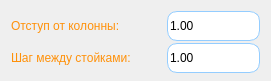
           <widget class="QWidget" name="dop_infa_for_sl_tp3_widget" native="true">
            <property name="minimumSize">
             <size>
              <width>271</width>
              <height>81</height>
             </size>
            </property>
            <property name="maximumSize">
             <size>
              <width>16777215</width>
              <height>81</height>
             </size>
            </property>
            <property name="styleSheet">
             <string notr="true">color:rgb(255, 145, 10);</string>
            </property>
            <layout class="QFormLayout" name="formLayout_7">
             <item row="0" column="1">
              <widget class="QDoubleSpinBox" name="size_to_sl_doubleSpinBox">
               <property name="minimumSize">
                <size>
                 <width>0</width>
                 <height>30</height>
                </size>
               </property>
               <property name="maximumSize">
                <size>
                 <width>16777215</width>
                 <height>30</height>
                </size>
               </property>
               <property name="styleSheet">
                <string notr="true">QDoubleSpinBox{
    background-color:white;
	border : 1px solid;
	border-color:rgb(148, 205, 255);
    border-radius: 10%;
	color:black;
	font: 14pt &quot;Times New Roman&quot;;
 }

QDoubleSpinBox:focus{
	border : 1px solid;
     border-color:rgb(137, 198, 255);
	 color:black;
 }
QDoubleSpinBox::up-button {
 	border-radius: 8%;	
	height: 15;
	width: 15;
    subcontrol-position: top right; /* position at the top right corner */

}
QDoubleSpinBox::up-button:hover {
	background:qlineargradient(spread:pad, x1:0, y1:0.483, x2:1, y2:0.460227, stop:0 rgba(122, 218, 99, 104), stop:1 rgba(118, 255, 128, 255));
    border:1px solid;
	border-radius:8%;
	border-color:rgb(10, 255, 174);
}

QDoubleSpinBox::up-arrow{
	border-image:url(:/other/dop/Navigate-up-icon.png);
	height: 12;
	width: 12;
}
QDoubleSpinBox::up-arrow:on { /* shift the arrow when popup is open */
	border: 1 px solid;
     border-width: 0;
     border-top-width: 0;
}
QDoubleSpinBox::down-button {
 	border-radius: 8%;	
	height: 15;
	width: 15;
    subcontrol-position:bottom right; /* position at the top right corner */

}
QDoubleSpinBox::down-button:hover {
	background:qlineargradient(spread:pad, x1:0, y1:0.483, x2:1, y2:0.460227, stop:0 rgba(122, 218, 99, 104), stop:1 rgba(118, 255, 128, 255));
    border:1px solid;
	border-radius:8%;
	border-color:rgb(10, 255, 174);
}
QDoubleSpinBox::down-arrow {
	border-image:url(:/other/dop/Navigate-down-icon.png);
	height: 12;
	width: 12;
     border-width: 0;
     border-top-width: 0;
}

QDoubleSpinBox::down-arrow:on { /* shift the arrow when popup is open */
	border: 0;
     border-width: 0;
     border-top-width: 0;
}</string>
               </property>
               <property name="maximum">
                <double>100000.000000000000000</double>
               </property>
               <property name="value">
                <double>1.000000000000000</double>
               </property>
              </widget>
             </item>
             <item row="0" column="0">
              <widget class="QLabel" name="label_15">
               <property name="minimumSize">
                <size>
                 <width>150</width>
                 <height>30</height>
                </size>
               </property>
               <property name="maximumSize">
                <size>
                 <width>150</width>
                 <height>30</height>
                </size>
               </property>
               <property name="styleSheet">
                <string notr="true">font: 12pt &quot;Times New Roman&quot;;</string>
               </property>
               <property name="text">
                <string>Отступ от колонны:</string>
               </property>
              </widget>
             </item>
             <item row="1" column="1">
              <widget class="QDoubleSpinBox" name="step_bw_sl_doubleSpinBox">
               <property name="minimumSize">
                <size>
                 <width>0</width>
                 <height>30</height>
                </size>
               </property>
               <property name="maximumSize">
                <size>
                 <width>16777215</width>
                 <height>30</height>
                </size>
               </property>
               <property name="styleSheet">
                <string notr="true">QDoubleSpinBox{
    background-color:white;
	border : 1px solid;
	border-color:rgb(148, 205, 255);
    border-radius: 10%;
	color:black;
	font: 14pt &quot;Times New Roman&quot;;
 }

QDoubleSpinBox:focus{
	border : 1px solid;
     border-color:rgb(137, 198, 255);
	 color:black;
 }
QDoubleSpinBox::up-button {
 	border-radius: 8%;	
	height: 15;
	width: 15;
    subcontrol-position: top right; /* position at the top right corner */

}
QDoubleSpinBox::up-button:hover {
	background:qlineargradient(spread:pad, x1:0, y1:0.483, x2:1, y2:0.460227, stop:0 rgba(122, 218, 99, 104), stop:1 rgba(118, 255, 128, 255));
    border:1px solid;
	border-radius:8%;
	border-color:rgb(10, 255, 174);
}

QDoubleSpinBox::up-arrow{
	border-image:url(:/other/dop/Navigate-up-icon.png);
	height: 12;
	width: 12;
}
QDoubleSpinBox::up-arrow:on { /* shift the arrow when popup is open */
	border: 1 px solid;
     border-width: 0;
     border-top-width: 0;
}
QDoubleSpinBox::down-button {
 	border-radius: 8%;	
	height: 15;
	width: 15;
    subcontrol-position:bottom right; /* position at the top right corner */

}
QDoubleSpinBox::down-button:hover {
	background:qlineargradient(spread:pad, x1:0, y1:0.483, x2:1, y2:0.460227, stop:0 rgba(122, 218, 99, 104), stop:1 rgba(118, 255, 128, 255));
    border:1px solid;
	border-radius:8%;
	border-color:rgb(10, 255, 174);
}
QDoubleSpinBox::down-arrow {
	border-image:url(:/other/dop/Navigate-down-icon.png);
	height: 12;
	width: 12;
     border-width: 0;
     border-top-width: 0;
}

QDoubleSpinBox::down-arrow:on { /* shift the arrow when popup is open */
	border: 0;
     border-width: 0;
     border-top-width: 0;
}</string>
               </property>
               <property name="maximum">
                <double>100000.000000000000000</double>
               </property>
               <property name="value">
                <double>1.000000000000000</double>
               </property>
              </widget>
             </item>
             <item row="1" column="0">
              <widget class="QLabel" name="label_16">
               <property name="minimumSize">
                <size>
                 <width>150</width>
                 <height>30</height>
                </size>
               </property>
               <property name="maximumSize">
                <size>
                 <width>150</width>
                 <height>30</height>
                </size>
               </property>
               <property name="styleSheet">
                <string notr="true">font: 12pt &quot;Times New Roman&quot;;</string>
               </property>
               <property name="text">
                <string>Шаг между стойками:</string>
               </property>
              </widget>
             </item>
            </layout>
           </widget>
